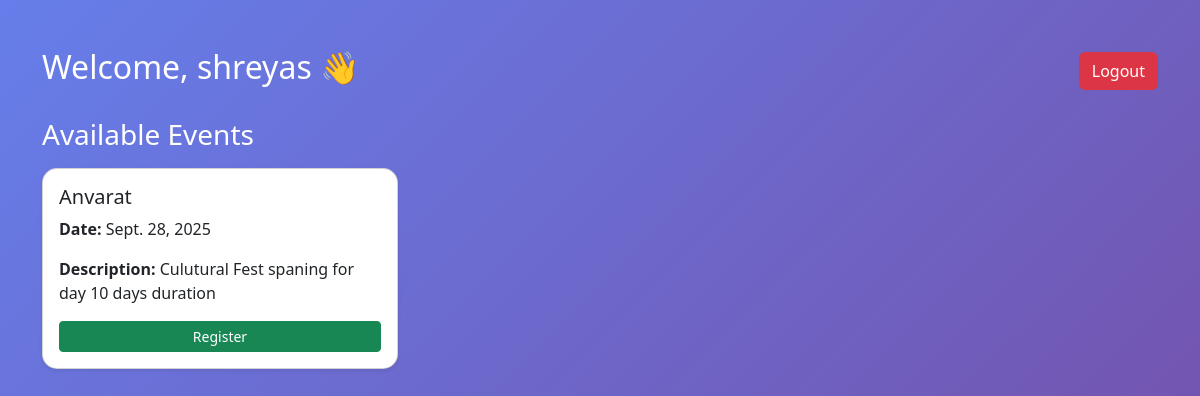
The page /student/dashboard/ (signed in) on the database its author committed.
### accounts/models.py (models this page shows, shortened)
class CustomUser(AbstractUser):
    ROLE_CHOICES = (
        ("student", "Student"),
        ("admin", "Admin"),
    )
    role = models.CharField(max_length=10, choices=ROLE_CHOICES, default="student")

class Event(models.Model):
    title = models.CharField(max_length=200)
    description = models.TextField()
    date = models.DateField()
    venue = models.CharField(max_length=200)
    category = models.CharField(max_length=50)
    poster = models.ImageField(upload_to="event_posters/", blank=True, null=True)
    created_by = models.ForeignKey(
        CustomUser,
        on_delete=models.CASCADE,
        related_name="events",
        null=True,     # ✅ fixes migration issue
        blank=True     # ✅ allows empty in admin/forms if needed
    )

### accounts/views.py (the view)
# urls.py: path("student/dashboard/", views.student_dashboard, name="student_dashboard"),
@login_required(login_url="accounts:login")
def student_dashboard(request):
    events = Event.objects.all()
    registrations = Registration.objects.filter(student=request.user)
    return render(request, "student_dashboard.html", {
        "events": events,
        "registrations": registrations
    })

### accounts/templates/student_dashboard.html (shortened to what this page needs)
{% extends "base.html" %}
{% block body_class %}dashboard-body{% endblock %}
{% block content %}
<div class="container py-5">
  <div class="d-flex justify-content-between align-items-center mb-4">
    <h2 class="text-white">Welcome, {{ user.username }} 👋</h2>
    <a href="{% url 'accounts:logout' %}" class="btn btn-danger">Logout</a>
  </div>
  <h3 class="text-white mb-3">Available Events</h3>
  <div class="row">
    {% if events %}
      {% for event in events %}
        <div class="col-md-4 mb-4">
          <div class="card shadow-sm h-100">
            <div class="card-body d-flex flex-column">
              <h5 class="card-title">{{ event.title }}</h5>
              <p class="card-text"><strong>Date:</strong> {{ event.date }}</p>
              <p class="card-text"><strong>Description:</strong> {{ event.description|default:"No description" }}</p>
              <div class="mt-auto">
                <a href="{% url 'accounts:register_event' event.id %}"
                   class="btn btn-success btn-sm w-100">
                  Register
                </a>
              </div>
            </div>
          </div>
        </div>
      {% endfor %}
    {% else %}
      <p class="text-white">No events available at the moment.</p>
    {% endif %}
  </div>
</div>
{% endblock %}

### accounts/templates/student_dashboard.html (style rules this page uses)
.dashboard-body { min-height: 100vh; background: linear-gradient(135deg, #667eea, #764ba2); }
.card { border-radius: 15px; transition: transform 0.3s, box-shadow 0.3s; cursor: pointer; }

### rows shown on the page
CustomUser: username "shreyas"
Event: title "Anvarat", date "Sept. 28, 2025", description "Culutural Fest spaning for day 10 days duration"
